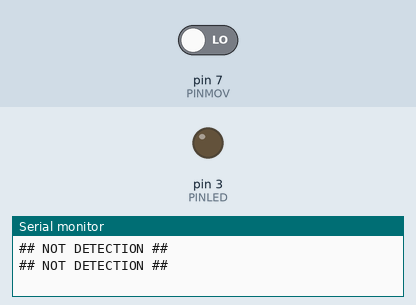
A sketch run on a simulated Arduino Uno, built with avr-gcc and run on an emulated ATmega328P. On the bench: output pins drawn as LEDs (lit = HIGH), the last lines printed to the serial monitor. Inputs (shaded band) come from the test bench; at power-on: pin 7 (PINMOV) LOW.

Above: at 2.8 s.
2.9 s: pin 7 (PINMOV) driven HIGH
At 5.0 s:
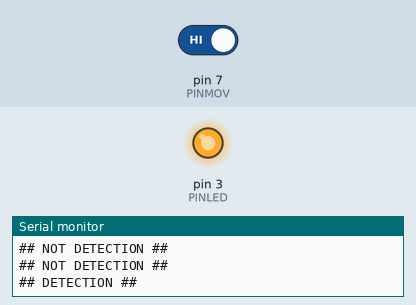
5.5 s: pin 7 (PINMOV) driven LOW
At 7.4 s:
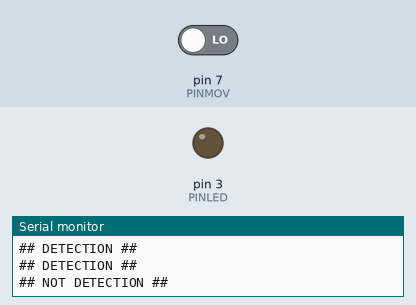
Timing chart, 0 to 8.9 s (numbered marks = the images above; inputs shaded):
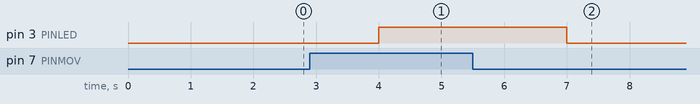

The sketch:

safatyardu.mv.ino
```cpp
// VARIAVEIS PARA SENSOR DE MOVIMENTAÇÃO
#define PINMOV 7
#define PINLED 3

//INICIALIZAÇÃO DA APLICAÇÃO
void setup(){

    Serial.begin(9600);

    //DETERMINANDO ENTRADA DO PINO DO SENSOR DE MOVIMENTO
    pinMode(PINMOV, INPUT);

    //LIGANDO LED QUANDO TIVER MOVIMENTO
    pinMode(PINLED, OUTPUT);

}

//FUNÇÃO LOOP
void loop(){

    //VERIFICANDO DETECÇÃO DE MOVIMENTO
    boolean GETMOV = digitalRead(PINMOV);

    delay(1000);

    if (GETMOV){

        Serial.println("## DETECTION ##");
        digitalWrite(PINLED, HIGH);

    } else {

        Serial.println("## NOT DETECTION ##");
        digitalWrite(PINLED, LOW);

    }

}
```

Measured:
- after the input at 2.9 s, pin 3 (PINLED): LOW → HIGH after 1.1 s
- after the input at 5.5 s, pin 3 (PINLED): HIGH → LOW after 1.5 s
